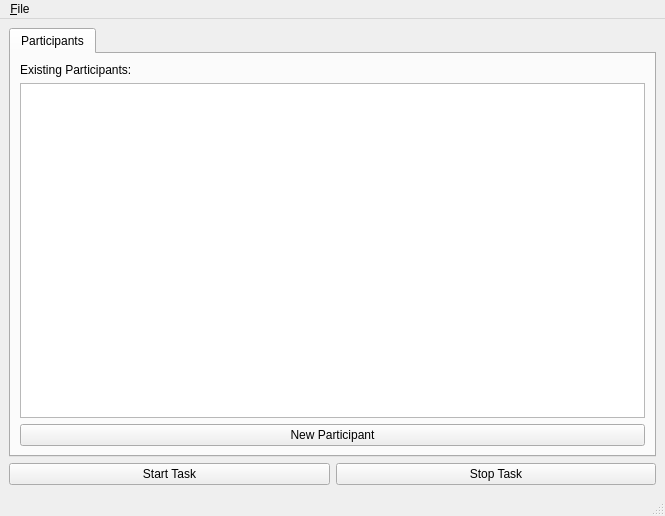
<?xml version="1.0" encoding="UTF-8"?>
<ui version="4.0">
 <class>BaseUI</class>
 <widget class="QMainWindow" name="BaseUI">
  <property name="windowModality">
   <enum>Qt::NonModal</enum>
  </property>
  <property name="geometry">
   <rect>
    <x>0</x>
    <y>0</y>
    <width>665</width>
    <height>516</height>
   </rect>
  </property>
  <property name="windowTitle">
   <string>HCI Bench</string>
  </property>
  <property name="styleSheet">
   <string notr="true"/>
  </property>
  <property name="toolButtonStyle">
   <enum>Qt::ToolButtonTextUnderIcon</enum>
  </property>
  <property name="documentMode">
   <bool>false</bool>
  </property>
  <property name="unifiedTitleAndToolBarOnMac">
   <bool>false</bool>
  </property>
  <widget class="QWidget" name="centralwidget">
   <layout class="QGridLayout" name="gridLayout">
    <item row="0" column="0">
     <widget class="QTabWidget" name="tabWidget">
      <property name="styleSheet">
       <string notr="true"/>
      </property>
      <property name="tabPosition">
       <enum>QTabWidget::North</enum>
      </property>
      <property name="tabShape">
       <enum>QTabWidget::Rounded</enum>
      </property>
      <property name="currentIndex">
       <number>0</number>
      </property>
      <property name="tabsClosable">
       <bool>false</bool>
      </property>
      <property name="movable">
       <bool>true</bool>
      </property>
      <widget class="QWidget" name="participantTab">
       <attribute name="title">
        <string>Participants</string>
       </attribute>
       <layout class="QGridLayout" name="gridLayout_2">
        <item row="0" column="0">
         <widget class="QLabel" name="label">
          <property name="text">
           <string>Existing Participants:</string>
          </property>
         </widget>
        </item>
        <item row="1" column="0">
         <widget class="QListWidget" name="listWidget">
          <property name="editTriggers">
           <set>QAbstractItemView::NoEditTriggers</set>
          </property>
          <property name="showDropIndicator" stdset="0">
           <bool>false</bool>
          </property>
          <property name="alternatingRowColors">
           <bool>true</bool>
          </property>
          <property name="viewMode">
           <enum>QListView::ListMode</enum>
          </property>
          <property name="uniformItemSizes">
           <bool>false</bool>
          </property>
          <property name="sortingEnabled">
           <bool>true</bool>
          </property>
         </widget>
        </item>
        <item row="2" column="0">
         <widget class="QPushButton" name="newParticipantButton">
          <property name="sizePolicy">
           <sizepolicy hsizetype="Minimum" vsizetype="Maximum">
            <horstretch>0</horstretch>
            <verstretch>0</verstretch>
           </sizepolicy>
          </property>
          <property name="text">
           <string>New Participant</string>
          </property>
         </widget>
        </item>
       </layout>
      </widget>
     </widget>
    </item>
    <item row="1" column="0">
     <layout class="QHBoxLayout" name="horizontalLayout">
      <item>
       <widget class="QPushButton" name="startTaskButton">
        <property name="text">
         <string>Start Task</string>
        </property>
       </widget>
      </item>
      <item>
       <widget class="QPushButton" name="stopTaskButton">
        <property name="text">
         <string>Stop Task</string>
        </property>
       </widget>
      </item>
     </layout>
    </item>
   </layout>
  </widget>
  <widget class="QMenuBar" name="menubar">
   <property name="geometry">
    <rect>
     <x>0</x>
     <y>0</y>
     <width>665</width>
     <height>19</height>
    </rect>
   </property>
   <property name="defaultUp">
    <bool>false</bool>
   </property>
   <property name="nativeMenuBar">
    <bool>true</bool>
   </property>
   <widget class="QMenu" name="menuFile">
    <property name="title">
     <string>&amp;File</string>
    </property>
    <addaction name="actionQuit"/>
   </widget>
   <addaction name="menuFile"/>
  </widget>
  <widget class="QStatusBar" name="statusbar"/>
  <action name="actionQuit">
   <property name="icon">
    <iconset theme="application-exit">
     <normaloff>.</normaloff>.</iconset>
   </property>
   <property name="text">
    <string>&amp;Quit</string>
   </property>
   <property name="shortcut">
    <string>Ctrl+Q</string>
   </property>
  </action>
  <action name="actionNew">
   <property name="checkable">
    <bool>false</bool>
   </property>
   <property name="icon">
    <iconset theme="document-new">
     <normaloff>.</normaloff>.</iconset>
   </property>
   <property name="text">
    <string>&amp;New</string>
   </property>
   <property name="shortcut">
    <string>Ctrl+N</string>
   </property>
  </action>
  <action name="actionOpen">
   <property name="icon">
    <iconset theme="document-open">
     <normaloff>.</normaloff>.</iconset>
   </property>
   <property name="text">
    <string>&amp;Open</string>
   </property>
   <property name="shortcut">
    <string>Ctrl+O</string>
   </property>
  </action>
  <action name="actionStart_Task">
   <property name="text">
    <string>Start Task</string>
   </property>
  </action>
 </widget>
 <resources/>
 <connections>
  <connection>
   <sender>actionQuit</sender>
   <signal>triggered()</signal>
   <receiver>BaseUI</receiver>
   <slot>close()</slot>
   <hints>
    <hint type="sourcelabel">
     <x>-1</x>
     <y>-1</y>
    </hint>
    <hint type="destinationlabel">
     <x>522</x>
     <y>356</y>
    </hint>
   </hints>
  </connection>
 </connections>
</ui>
